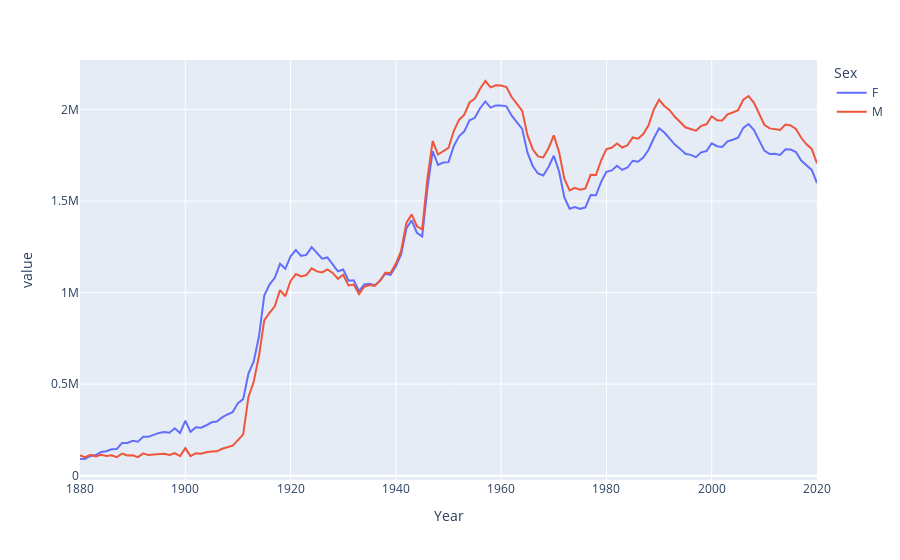

This figure's notebook cell:
### Markdown cell above
Visualize columns (sex) vs. groups (years) of pivot table in line plot

### Code cell
px.line(year_sex)

### Figure 1 — Plotly figure (JSON) as saved in the notebook; plotly's stock layout.template omitted (floating-point values rounded to 4 significant figures; data arrays with more than 128 entries replaced by an {"elided": "..."} marker saying what was removed)
{"data": [{"hovertemplate": "Sex=F<br>Year=%{x}<br>value=%{y}<extra></extra>", "legendgroup": "F", "line": {"color": "#636efa", "dash": "solid"}, "marker": {"symbol": "circle"}, "mode": "lines", "name": "F", "orientation": "v", "showlegend": true, "type": "scatter", "x": {"elided": "141 int values"}, "xaxis": "x", "y": {"elided": "141 int values"}, "yaxis": "y"}, {"hovertemplate": "Sex=M<br>Year=%{x}<br>value=%{y}<extra></extra>", "legendgroup": "M", "line": {"color": "#EF553B", "dash": "solid"}, "marker": {"symbol": "circle"}, "mode": "lines", "name": "M", "orientation": "v", "showlegend": true, "type": "scatter", "x": {"elided": "141 int values"}, "xaxis": "x", "y": {"elided": "141 int values"}, "yaxis": "y"}], "layout": {"legend": {"title": {"text": "Sex"}, "tracegroupgap": 0}, "margin": {"t": 60}, "xaxis": {"anchor": "y", "domain": [0, 1], "title": {"text": "Year"}}, "yaxis": {"anchor": "x", "domain": [0, 1], "title": {"text": "value"}}}}
